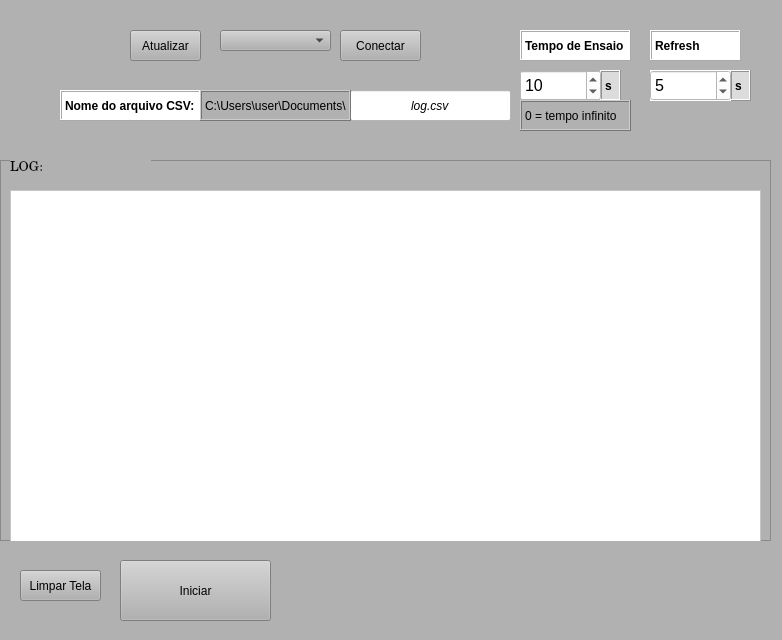
<?xml version="1.0" encoding="UTF-8"?>
<ui version="4.0">
 <class>MainWindow</class>
 <widget class="QMainWindow" name="MainWindow">
  <property name="enabled">
   <bool>true</bool>
  </property>
  <property name="geometry">
   <rect>
    <x>0</x>
    <y>0</y>
    <width>782</width>
    <height>640</height>
   </rect>
  </property>
  <property name="minimumSize">
   <size>
    <width>782</width>
    <height>0</height>
   </size>
  </property>
  <property name="windowTitle">
   <string>PowerAnalyzer</string>
  </property>
  <property name="styleSheet">
   <string notr="true">background-color: rgb(177, 177, 177);</string>
  </property>
  <property name="iconSize">
   <size>
    <width>96</width>
    <height>96</height>
   </size>
  </property>
  <property name="animated">
   <bool>true</bool>
  </property>
  <widget class="QWidget" name="centralWidget">
   <widget class="QComboBox" name="COM_name">
    <property name="geometry">
     <rect>
      <x>220</x>
      <y>30</y>
      <width>111</width>
      <height>21</height>
     </rect>
    </property>
   </widget>
   <widget class="QPushButton" name="Conect_Button">
    <property name="enabled">
     <bool>true</bool>
    </property>
    <property name="geometry">
     <rect>
      <x>340</x>
      <y>30</y>
      <width>81</width>
      <height>31</height>
     </rect>
    </property>
    <property name="styleSheet">
     <string notr="true"/>
    </property>
    <property name="text">
     <string>Conectar</string>
    </property>
   </widget>
   <widget class="QPushButton" name="Action_Button">
    <property name="geometry">
     <rect>
      <x>120</x>
      <y>560</y>
      <width>151</width>
      <height>61</height>
     </rect>
    </property>
    <property name="styleSheet">
     <string notr="true"/>
    </property>
    <property name="text">
     <string>Iniciar</string>
    </property>
   </widget>
   <widget class="QPushButton" name="Refresh_Button">
    <property name="enabled">
     <bool>true</bool>
    </property>
    <property name="geometry">
     <rect>
      <x>130</x>
      <y>30</y>
      <width>71</width>
      <height>31</height>
     </rect>
    </property>
    <property name="text">
     <string>Atualizar</string>
    </property>
    <property name="checkable">
     <bool>true</bool>
    </property>
    <property name="checked">
     <bool>false</bool>
    </property>
   </widget>
   <widget class="QLabel" name="label">
    <property name="geometry">
     <rect>
      <x>60</x>
      <y>90</y>
      <width>141</width>
      <height>31</height>
     </rect>
    </property>
    <property name="font">
     <font>
      <bold>true</bold>
     </font>
    </property>
    <property name="styleSheet">
     <string notr="true">background-color: rgb(255, 255, 255);</string>
    </property>
    <property name="frameShape">
     <enum>QFrame::Box</enum>
    </property>
    <property name="frameShadow">
     <enum>QFrame::Raised</enum>
    </property>
    <property name="text">
     <string>Nome do arquivo CSV:</string>
    </property>
    <property name="scaledContents">
     <bool>false</bool>
    </property>
    <property name="openExternalLinks">
     <bool>false</bool>
    </property>
   </widget>
   <widget class="QLineEdit" name="lineEdit">
    <property name="geometry">
     <rect>
      <x>350</x>
      <y>90</y>
      <width>161</width>
      <height>31</height>
     </rect>
    </property>
    <property name="font">
     <font>
      <italic>true</italic>
     </font>
    </property>
    <property name="styleSheet">
     <string notr="true">background-color: rgb(255, 255, 255);</string>
    </property>
    <property name="text">
     <string>log.csv</string>
    </property>
    <property name="frame">
     <bool>true</bool>
    </property>
    <property name="alignment">
     <set>Qt::AlignCenter</set>
    </property>
   </widget>
   <widget class="QFrame" name="frame">
    <property name="geometry">
     <rect>
      <x>0</x>
      <y>160</y>
      <width>771</width>
      <height>381</height>
     </rect>
    </property>
    <property name="frameShape">
     <enum>QFrame::StyledPanel</enum>
    </property>
    <property name="frameShadow">
     <enum>QFrame::Raised</enum>
    </property>
    <widget class="QTextEdit" name="RX_TextEdit">
     <property name="enabled">
      <bool>true</bool>
     </property>
     <property name="geometry">
      <rect>
       <x>10</x>
       <y>30</y>
       <width>751</width>
       <height>371</height>
      </rect>
     </property>
     <property name="font">
      <font>
       <pointsize>10</pointsize>
       <kerning>true</kerning>
      </font>
     </property>
     <property name="styleSheet">
      <string notr="true">background-color: rgb(255, 255, 255);</string>
     </property>
     <property name="readOnly">
      <bool>true</bool>
     </property>
     <property name="html">
      <string>&lt;!DOCTYPE HTML PUBLIC &quot;-//W3C//DTD HTML 4.0//EN&quot; &quot;http://www.w3.org/TR/REC-html40/strict.dtd&quot;&gt;
&lt;html&gt;&lt;head&gt;&lt;meta name=&quot;qrichtext&quot; content=&quot;1&quot; /&gt;&lt;meta charset=&quot;utf-8&quot; /&gt;&lt;style type=&quot;text/css&quot;&gt;
p, li { white-space: pre-wrap; }
hr { height: 1px; border-width: 0; }
&lt;/style&gt;&lt;/head&gt;&lt;body style=&quot; font-family:'Segoe UI'; font-size:10pt; font-weight:400; font-style:normal;&quot;&gt;
&lt;p style=&quot;-qt-paragraph-type:empty; margin-top:0px; margin-bottom:0px; margin-left:0px; margin-right:0px; -qt-block-indent:0; text-indent:0px; font-family:'Titillium Web'; font-size:8pt;&quot;&gt;&lt;br /&gt;&lt;/p&gt;&lt;/body&gt;&lt;/html&gt;</string>
     </property>
     <property name="overwriteMode">
      <bool>false</bool>
     </property>
    </widget>
    <widget class="QLabel" name="label_3">
     <property name="geometry">
      <rect>
       <x>10</x>
       <y>0</y>
       <width>141</width>
       <height>16</height>
      </rect>
     </property>
     <property name="font">
      <font>
       <family>Century</family>
       <pointsize>10</pointsize>
      </font>
     </property>
     <property name="text">
      <string>LOG:</string>
     </property>
    </widget>
   </widget>
   <widget class="QPushButton" name="Clear_Button">
    <property name="geometry">
     <rect>
      <x>20</x>
      <y>570</y>
      <width>81</width>
      <height>31</height>
     </rect>
    </property>
    <property name="text">
     <string>Limpar Tela</string>
    </property>
   </widget>
   <widget class="QLabel" name="label_2">
    <property name="geometry">
     <rect>
      <x>520</x>
      <y>30</y>
      <width>111</width>
      <height>31</height>
     </rect>
    </property>
    <property name="font">
     <font>
      <bold>true</bold>
     </font>
    </property>
    <property name="styleSheet">
     <string notr="true">background-color: rgb(255, 255, 255);</string>
    </property>
    <property name="frameShape">
     <enum>QFrame::Box</enum>
    </property>
    <property name="frameShadow">
     <enum>QFrame::Raised</enum>
    </property>
    <property name="text">
     <string>Tempo de Ensaio</string>
    </property>
    <property name="scaledContents">
     <bool>false</bool>
    </property>
    <property name="openExternalLinks">
     <bool>false</bool>
    </property>
   </widget>
   <widget class="QLabel" name="label_4">
    <property name="geometry">
     <rect>
      <x>650</x>
      <y>30</y>
      <width>91</width>
      <height>31</height>
     </rect>
    </property>
    <property name="font">
     <font>
      <bold>true</bold>
     </font>
    </property>
    <property name="styleSheet">
     <string notr="true">background-color: rgb(255, 255, 255);</string>
    </property>
    <property name="frameShape">
     <enum>QFrame::Box</enum>
    </property>
    <property name="frameShadow">
     <enum>QFrame::Raised</enum>
    </property>
    <property name="text">
     <string>Refresh</string>
    </property>
    <property name="scaledContents">
     <bool>false</bool>
    </property>
    <property name="openExternalLinks">
     <bool>false</bool>
    </property>
   </widget>
   <widget class="QLabel" name="label_5">
    <property name="geometry">
     <rect>
      <x>600</x>
      <y>70</y>
      <width>21</width>
      <height>31</height>
     </rect>
    </property>
    <property name="font">
     <font>
      <bold>true</bold>
     </font>
    </property>
    <property name="styleSheet">
     <string notr="true">background-color: rgb(220, 220, 220);</string>
    </property>
    <property name="frameShape">
     <enum>QFrame::Box</enum>
    </property>
    <property name="frameShadow">
     <enum>QFrame::Raised</enum>
    </property>
    <property name="text">
     <string>s</string>
    </property>
    <property name="scaledContents">
     <bool>false</bool>
    </property>
    <property name="openExternalLinks">
     <bool>false</bool>
    </property>
   </widget>
   <widget class="QLabel" name="label_6">
    <property name="geometry">
     <rect>
      <x>730</x>
      <y>70</y>
      <width>21</width>
      <height>31</height>
     </rect>
    </property>
    <property name="font">
     <font>
      <bold>true</bold>
     </font>
    </property>
    <property name="styleSheet">
     <string notr="true">background-color: rgb(220, 220, 220);</string>
    </property>
    <property name="frameShape">
     <enum>QFrame::Box</enum>
    </property>
    <property name="frameShadow">
     <enum>QFrame::Raised</enum>
    </property>
    <property name="text">
     <string>s</string>
    </property>
    <property name="scaledContents">
     <bool>false</bool>
    </property>
    <property name="openExternalLinks">
     <bool>false</bool>
    </property>
   </widget>
   <widget class="QSpinBox" name="timerun">
    <property name="geometry">
     <rect>
      <x>520</x>
      <y>70</y>
      <width>81</width>
      <height>31</height>
     </rect>
    </property>
    <property name="font">
     <font>
      <pointsize>12</pointsize>
     </font>
    </property>
    <property name="styleSheet">
     <string notr="true">background-color: rgb(255, 255, 255);</string>
    </property>
    <property name="minimum">
     <number>0</number>
    </property>
    <property name="maximum">
     <number>100000</number>
    </property>
    <property name="singleStep">
     <number>10</number>
    </property>
    <property name="value">
     <number>10</number>
    </property>
   </widget>
   <widget class="QSpinBox" name="timedelay">
    <property name="geometry">
     <rect>
      <x>650</x>
      <y>70</y>
      <width>81</width>
      <height>31</height>
     </rect>
    </property>
    <property name="font">
     <font>
      <pointsize>12</pointsize>
     </font>
    </property>
    <property name="autoFillBackground">
     <bool>true</bool>
    </property>
    <property name="styleSheet">
     <string notr="true">background-color: rgb(255, 255, 255);</string>
    </property>
    <property name="minimum">
     <number>1</number>
    </property>
    <property name="maximum">
     <number>20000</number>
    </property>
    <property name="singleStep">
     <number>1</number>
    </property>
    <property name="value">
     <number>5</number>
    </property>
    <property name="displayIntegerBase">
     <number>10</number>
    </property>
   </widget>
   <widget class="QLabel" name="label_7">
    <property name="enabled">
     <bool>true</bool>
    </property>
    <property name="geometry">
     <rect>
      <x>200</x>
      <y>90</y>
      <width>151</width>
      <height>31</height>
     </rect>
    </property>
    <property name="font">
     <font>
      <bold>false</bold>
      <kerning>false</kerning>
     </font>
    </property>
    <property name="contextMenuPolicy">
     <enum>Qt::DefaultContextMenu</enum>
    </property>
    <property name="styleSheet">
     <string notr="true"/>
    </property>
    <property name="frameShape">
     <enum>QFrame::Box</enum>
    </property>
    <property name="frameShadow">
     <enum>QFrame::Raised</enum>
    </property>
    <property name="text">
     <string>C:\Users\user\Documents\</string>
    </property>
    <property name="scaledContents">
     <bool>false</bool>
    </property>
    <property name="openExternalLinks">
     <bool>false</bool>
    </property>
    <property name="textInteractionFlags">
     <set>Qt::NoTextInteraction</set>
    </property>
   </widget>
   <widget class="QLabel" name="label_8">
    <property name="enabled">
     <bool>true</bool>
    </property>
    <property name="geometry">
     <rect>
      <x>520</x>
      <y>100</y>
      <width>111</width>
      <height>31</height>
     </rect>
    </property>
    <property name="font">
     <font>
      <bold>false</bold>
      <kerning>false</kerning>
     </font>
    </property>
    <property name="contextMenuPolicy">
     <enum>Qt::DefaultContextMenu</enum>
    </property>
    <property name="styleSheet">
     <string notr="true"/>
    </property>
    <property name="frameShape">
     <enum>QFrame::Box</enum>
    </property>
    <property name="frameShadow">
     <enum>QFrame::Raised</enum>
    </property>
    <property name="text">
     <string>0 = tempo infinito</string>
    </property>
    <property name="scaledContents">
     <bool>false</bool>
    </property>
    <property name="openExternalLinks">
     <bool>false</bool>
    </property>
    <property name="textInteractionFlags">
     <set>Qt::NoTextInteraction</set>
    </property>
   </widget>
  </widget>
 </widget>
 <layoutdefault spacing="6" margin="11"/>
 <resources/>
 <connections/>
</ui>
